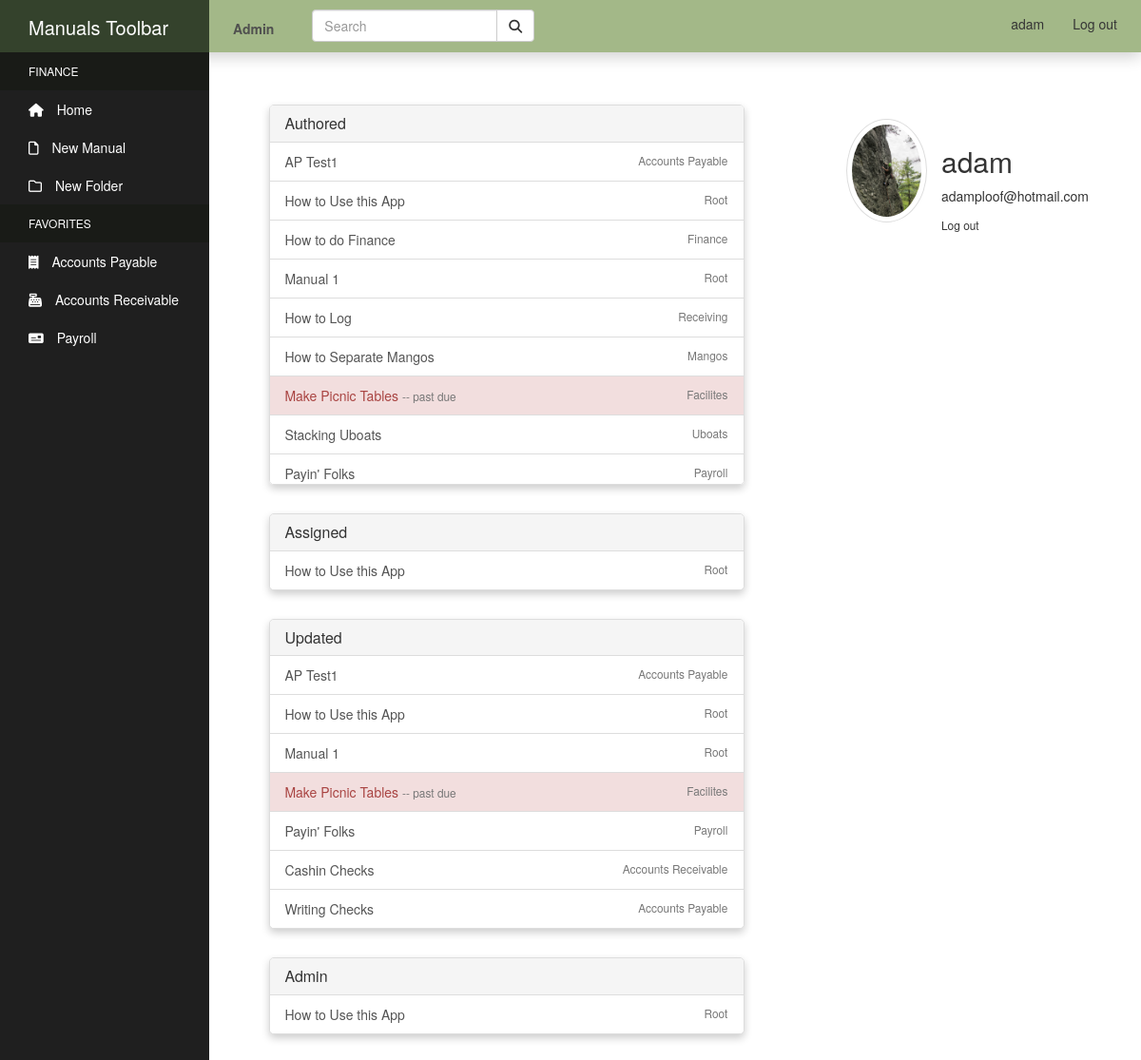
The app's page /profile/ (signed in), older data.
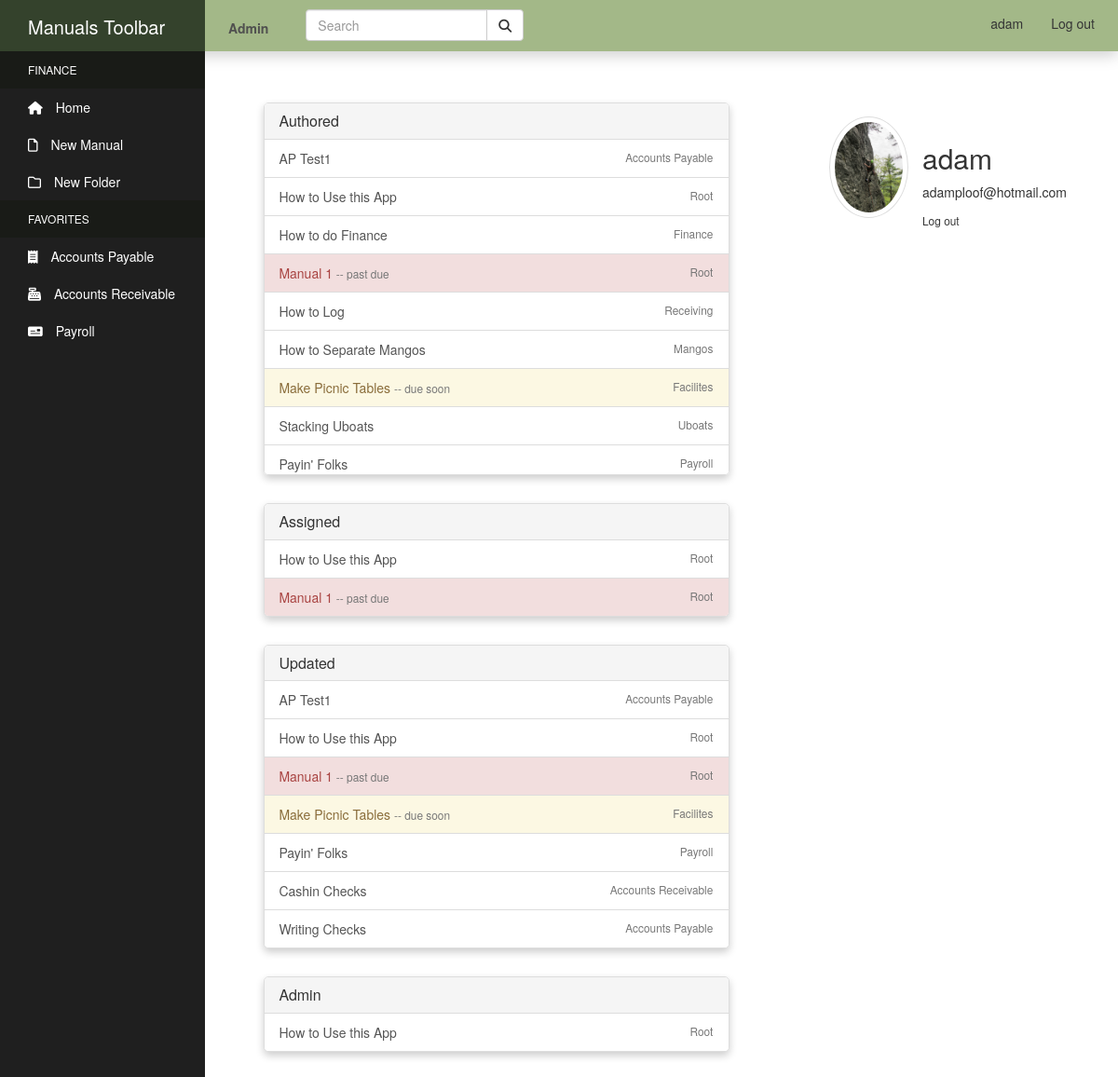
The same page, newer data.
### manuals/models.py (models this page shows, shortened)
class Manual(models.Model):
    title = models.CharField(max_length=100)
    author = models.ForeignKey(User, related_name='author', null=True, on_delete=models.SET_NULL)
    content = models.TextField()
    tags = models.CharField(max_length=150, blank=True, null=True)
    pub_date = models.DateTimeField('Date Published', auto_now_add=True)
    admin = models.ForeignKey(User, related_name='admin_of', null=True, on_delete=models.SET_NULL)
    department = models.ForeignKey(Department, related_name='manual_department', null=True, on_delete=models.SET_NULL)
    last_update = models.DateTimeField('Last Update', null=True, auto_now=True)
    last_update_by = models.ForeignKey(User, related_name='updated_by', null=True, on_delete=models.SET_NULL)
    next_update = models.DateTimeField('Next Update Due', null=True)
    update_assigned_to = models.ForeignKey(User, related_name='assigned_to', blank=True, null=True, on_delete=models.SET_NULL)
    is_archived = models.BooleanField('Archived', default=False)
    folder = TreeForeignKey(
    'Directory',
    default=1,
    related_name='manuals',
    on_delete=models.CASCADE
    )
    def update_status(self):
        status = [
            'up_to_date',
            'due_soon',
            'overdue'
        ]
        if self.next_update - self.last_update >= datetime.timedelta(weeks=2):
            return status[0]
        elif self.next_update - self.last_update <= datetime.timedelta(days=0):
            return status[2]
        else:
            return status[1]

class Directory(MPTTModel):
    name = models.CharField(max_length=50, unique=True)
    created_by = models.ForeignKey(User, null=True, on_delete=models.SET_NULL)
    department = models.ForeignKey(Department, related_name='dir_department', null=True, on_delete=models.SET_NULL)
    parent = TreeForeignKey(
    'self',
    null=True,
    blank=True,
    related_name='children',
    on_delete=models.CASCADE
    )
    class MPTTMeta:
        order_insertion_by: ['name']
    class Meta:
        verbose_name = 'Directory'
        verbose_name_plural = 'Directories'
    def __str__(self):
        return self.name

### users/views.py (the view)
# urls.py: path('profile/', user_views.profile, name='profile' ),
@login_required
def profile(request):
    current_user = request.user
    author = current_user.author.all()
    assigned = current_user.assigned_to.all()
    admin_of = current_user.admin_of.all()
    updated_by = current_user.updated_by.all()
    context = {
        'author': author,
        'assigned': assigned,
        'admin_of': admin_of,
        'updated': updated_by
    }
    return render(request, 'users/profile.html', context)

### manuals_site/my_processors/my_context.py (called while the page is built)
def custom_message_processor(request):
    messages = []
    uniq_messages = []
    for m in get_messages(request):
        if m.message not in messages:
            messages.append(m.message)
            uniq_messages.append(m)
    return {'messages': uniq_messages}

### users/templates/users/profile.html (shortened to what the changed rows need)
{% extends "manuals/header.html" %}
{% block content %}
<div class="content-section">
    <div class="media account-info">
      <div class="media-body">
        <h2 class="account-heading">{{ user.username }}</h2>
      </div>
    </div>
    <div class="panel panel-default">
      <ul class="list-group">
        {% if author %}
          {% for manual in author %}
            {% if manual.update_status == "due_soon" %}
              <a href="{% url 'manual-detail' manual.id %}" class="list-group-item list-group-item-warning">{{ manual.title }}
              <small class="text-muted"> -- due soon</small>
            {% elif manual.update_status == "overdue" %}
              <a href="{% url 'manual-detail' manual.id %}" class="list-group-item list-group-item-danger">{{ manual.title }}
              <small class="text-muted"> -- past due</small>
            {% else %}
              <a href="{% url 'manual-detail' manual.id %}" class="list-group-item">{{ manual.title }}
            {% endif %}
              <small class="algn-right text-muted">{{ manual.folder }}</small>
            </a>
          {% endfor %}
        {% else %}
          <li class="list-group-item">You have no manuals authored.</li>
        {% endif %}
      </ul>
    </div>
    <div class="panel panel-default">
      <ul class="list-group">
        {% if assigned %}
          {% for manual in assigned %}
            {% if manual.update_status == "due_soon" %}
              <a href="{% url 'manual-detail' manual.id %}" class="list-group-item list-group-item-warning">{{ manual.title }}
              <small class="text-muted"> -- due soon</small>
            {% elif manual.update_status == "overdue" %}
              <a href="{% url 'manual-detail' manual.id %}" class="list-group-item list-group-item-danger">{{ manual.title }}
              <small class="text-muted"> -- past due</small>
            {% else %}
              <a href="{% url 'manual-detail' manual.id %}" class="list-group-item">{{ manual.title }}
            {% endif %}
              <small class="algn-right text-muted">{{ manual.folder }}</small>
            </a>
          {% endfor %}
          {% else %}
          <li class="list-group-item">You have no manuals assigned.</li>
        {% endif %}
      </ul>
    </div>
    <div class="panel panel-default">
      <ul class="list-group">
        {% if updated %}
          {% for manual in updated %}
            {% if manual.update_status == "due_soon" %}
              <a href="{% url 'manual-detail' manual.id %}" class="list-group-item list-group-item-warning">{{ manual.title }}
              <small class="text-muted"> -- due soon</small>
            {% elif manual.update_status == "overdue" %}
              <a href="{% url 'manual-detail' manual.id %}" class="list-group-item list-group-item-danger">{{ manual.title }}
              <small class="text-muted"> -- past due</small>
            {% else %}
              <a href="{% url 'manual-detail' manual.id %}" class="list-group-item">{{ manual.title }}
            {% endif %}
                <small class="algn-right text-muted">{{ manual.folder }}</small>
              </a>
          {% endfor %}
          {% else %}
          <li class="list-group-item">You have no manuals recently updated.</li>
        {% endif %}
      </ul>
    </div>
    <div class="panel panel-default">
      <ul class="list-group">
        {% if admin_of %}
          {% for manual in admin_of %}
            {% if manual.update_status == "due_soon" %}
              <a href="{% url 'manual-detail' manual.id %}" class="list-group-item list-group-item-warning">{{ manual.title }}
              <small class="text-muted"> -- due soon</small>
            {% elif manual.update_status == "overdue" %}
              <a href="{% url 'manual-detail' manual.id %}" class="list-group-item list-group-item-danger">{{ manual.title }}
              <small class="text-muted"> -- past due</small>
            {% else %}
              <a href="{% url 'manual-detail' manual.id %}" class="list-group-item">{{ manual.title }}
            {% endif %}
              <small class="algn-right text-muted">{{ manual.folder }}</small>
            </a>
          {% endfor %}
          {% else %}
          <li class="list-group-item">You have not been assigned admin to any manuals.</li>
        {% endif %}
      </ul>
    </div>
{% endblock %}

Row changes from the older to the newer data that the page shows:
now on one of the page's lists (row edited): Manual: title "Manual 1", folder "Root"
changed Manual "Manual 1": next_update "2020-03-23 02:42:27.994854" → "2019-12-25 04:13:10" (drawn)
changed Manual "Make Picnic Tables": next_update "-- past due -- past due" → "-- due soon -- due soon"
